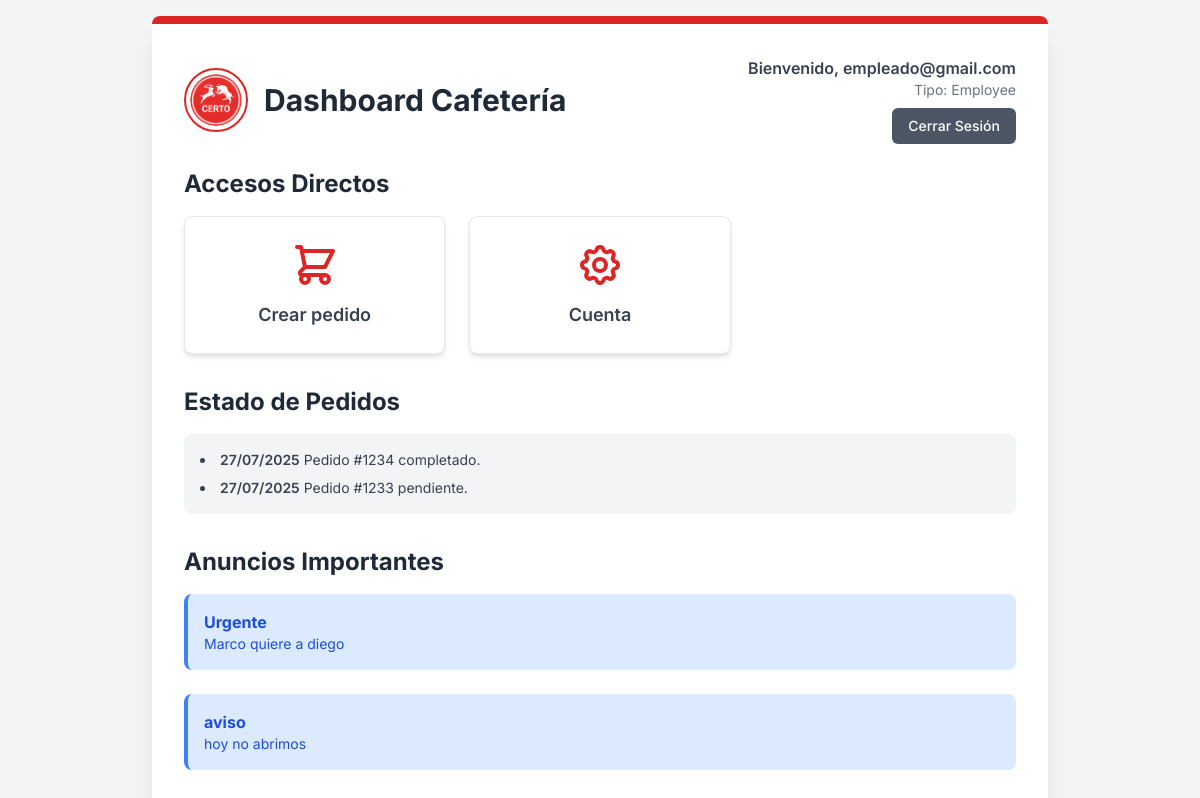
The app's page /core/dashboard/ (signed in) with its own data.
### comedor/models.py (models this page shows, shortened)
class Noticias(models.Model):
    titulo = models.CharField(max_length=100, verbose_name='Título')
    contenido = models.TextField(verbose_name='Contenido')
    activo = models.BooleanField(default=True, verbose_name='Activo')
    autor = models.ForeignKey(Usuarios, on_delete=models.CASCADE, verbose_name='Autor')
    fecha = models.DateField(auto_now=True, verbose_name='Fecha')
    class Meta:
        verbose_name = 'Noticia'
        verbose_name_plural = 'Noticias'

### core/views.py (the view)
# urls.py: path("dashboard/", views.dashboard, name="dashboard"),
def dashboard(request):
    if request.user.is_authenticated:
        context = {
            'user': request.user,
            'is_tutor': request.user.groups.filter(name='Tutor').exists(),
            'is_employee': request.user.groups.filter(name='Employee').exists(),
            'is_profesor': Empleados.objects.filter(usuario__user=request.user, puesto='Profesor').exists(),
            'is_admin': request.user.is_staff,
            'noticias': Noticias.objects.filter(activo=True),
        }
        return render(request, 'HOME/home_dashboard_view.html', context)
    else:
        return redirect('core:signInUp')  # Redirigir a la página de inicio de sesión/registro si no está autenticado

### core/templates/Home/home_dashboard_view.html (shortened to what this page needs)
{% extends "main.html" %} {% load static %}{% block content %}
<div
  class="bg-white p-8 rounded-lg shadow-xl max-w-4xl w-full border-t-8 border-primary-red mb-8"
>
  <div class="flex flex-col md:flex-row items-center justify-between mb-6">
    <div class="flex items-center mb-4 md:mb-0">
      <img
        src="{% static 'img/logos/logo.png' %}"
        alt="Logo de la Cafetería Certo"
        class="w-16 h-16 rounded-full border-2 border-primary-red p-1 object-cover mr-4"
      />
      <h1 class="text-3xl font-bold text-gray-800">Dashboard Cafetería</h1>
    </div>
    {% if user.is_authenticated %}
    <div class="text-right">
      <p class="text-gray-700 font-semibold">Bienvenido, {{ user.username }}</p>
      <p class="text-gray-500 text-sm">Tipo: {{ user.groups.all|join:", " }}</p>
      <a
        href="{% url 'core:logout' %}"
        class="mt-2 px-4 py-2 text-sm font-medium text-white bg-gray-600 rounded-md hover:bg-gray-700 transition duration-300 ease-in-out inline-block"
      >
        Cerrar Sesión
      </a>
    </div>
    {% endif %}
  </div>
  <div class="mb-8">
    <h2 class="text-2xl font-bold text-gray-800 mb-4">Accesos Directos</h2>
    <div class="grid grid-cols-1 md:grid-cols-2 lg:grid-cols-3 gap-6">
      {% if is_admin or is_tutor or is_profesor%}
      <a
        href="/comedor/order/create/"
        class="group block bg-white p-6 rounded-lg shadow-custom hover:shadow-lg transition-all duration-300 ease-in-out transform hover:-translate-y-1 border border-gray-200"
      >
        <div class="flex flex-col items-center">
          <span
            class="text-lg font-semibold text-gray-700 group-hover:text-gray-900"
            >Crear pedido</span
          >
        </div>
      </a>
      {% endif %}
      <a
        href="/core/account_settings/"
        class="group block bg-white p-6 rounded-lg shadow-custom hover:shadow-lg transition-all duration-300 ease-in-out transform hover:-translate-y-1 border border-gray-200"
      >
        <div class="flex flex-col items-center">
          <span
            class="text-lg font-semibold text-gray-700 group-hover:text-gray-900"
            >Cuenta</span
          >
        </div>
      </a>
    </div>
  </div>
  <div class="mb-8">
    <h2 class="text-2xl font-bold text-gray-800 mb-4">Estado de Pedidos</h2>
    <div class="bg-gray-100 p-4 rounded-lg text-gray-700 text-sm">
      <ul class="list-disc list-inside space-y-2">
        <li>
          <span class="font-semibold">27/07/2025</span> Pedido #1234
          completado.
        </li>
        <li>
          <span class="font-semibold">27/07/2025</span> Pedido #1233
          pendiente.
      </ul>
    </div>
  </div>
  <div>
    <h2 class="text-2xl font-bold text-gray-800 mb-4">Anuncios Importantes</h2>
    {% for noticia in noticias %}
    <div
      class="bg-blue-100 border-l-4 border-blue-500 text-blue-700 p-4 rounded-lg"
      role="alert"
    >
      <p class="font-bold">{{ noticia.titulo }}</p>
      <p class="text-sm">
        {{ noticia.contenido }}
      </p>
    </div>
    {% endfor %}
  </div>
</div>
{% endblock %}

### static/css/main.css (style rules this page uses)
body { font-family: "Inter", sans-serif; background-color: #f3f4f6; }
.text-primary-red { color: #dc2626; }
.border-primary-red { border-color: #dc2626; }
.shadow-custom { box-shadow: 0 4px 6px -1px rgba(0, 0, 0, 0.1), 0 2px 4px -1px rgba(0, 0, 0, 0.06); }

### records on screen
Noticias: titulo "Urgente", contenido "Marco quiere a diego"
Noticias: titulo "aviso", contenido "hoy no abrimos"

### other values on screen
{{ user.username }} "empleado@gmail.com"
{{ user.groups.all|join:", " }} "Employee"
